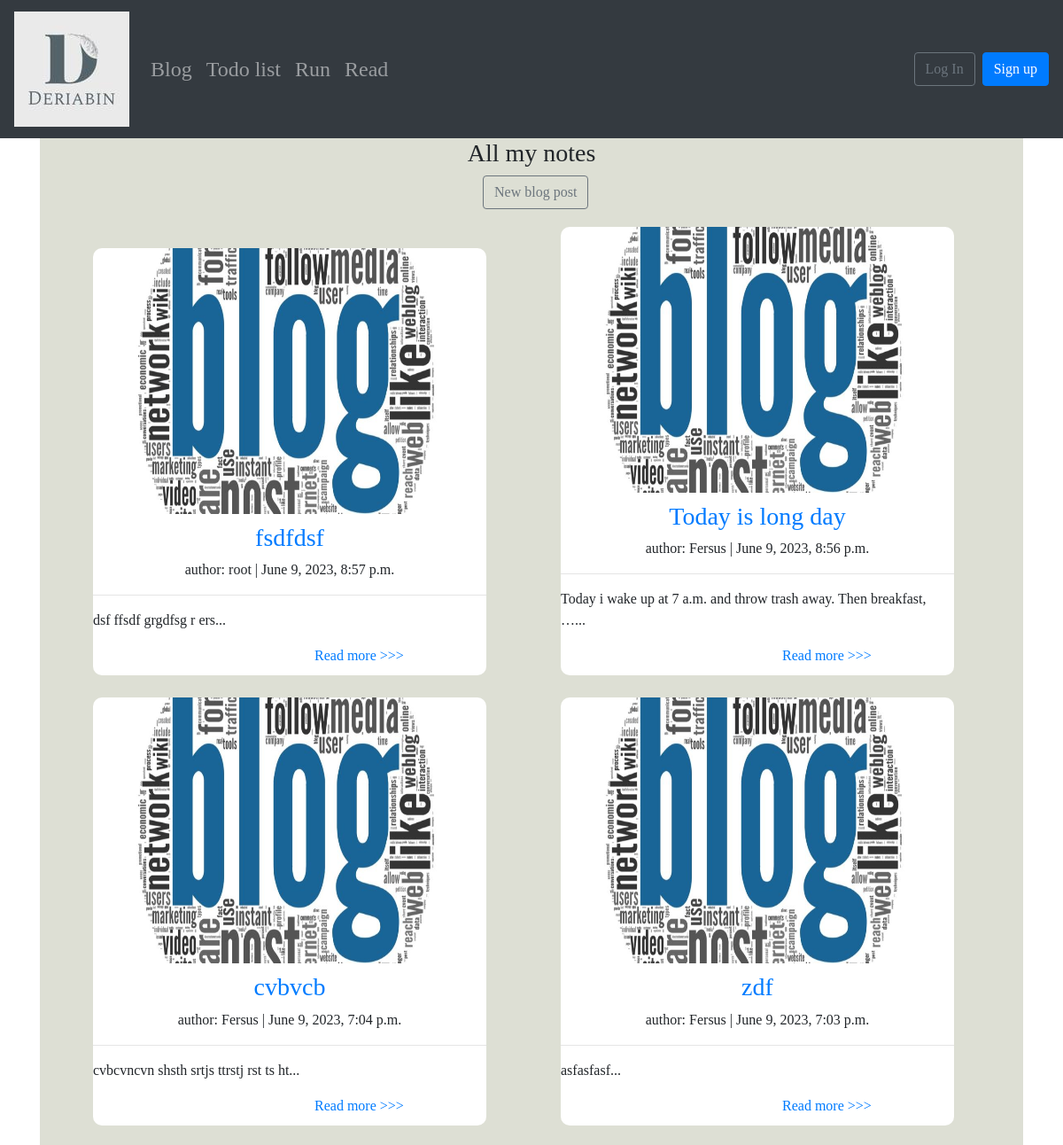
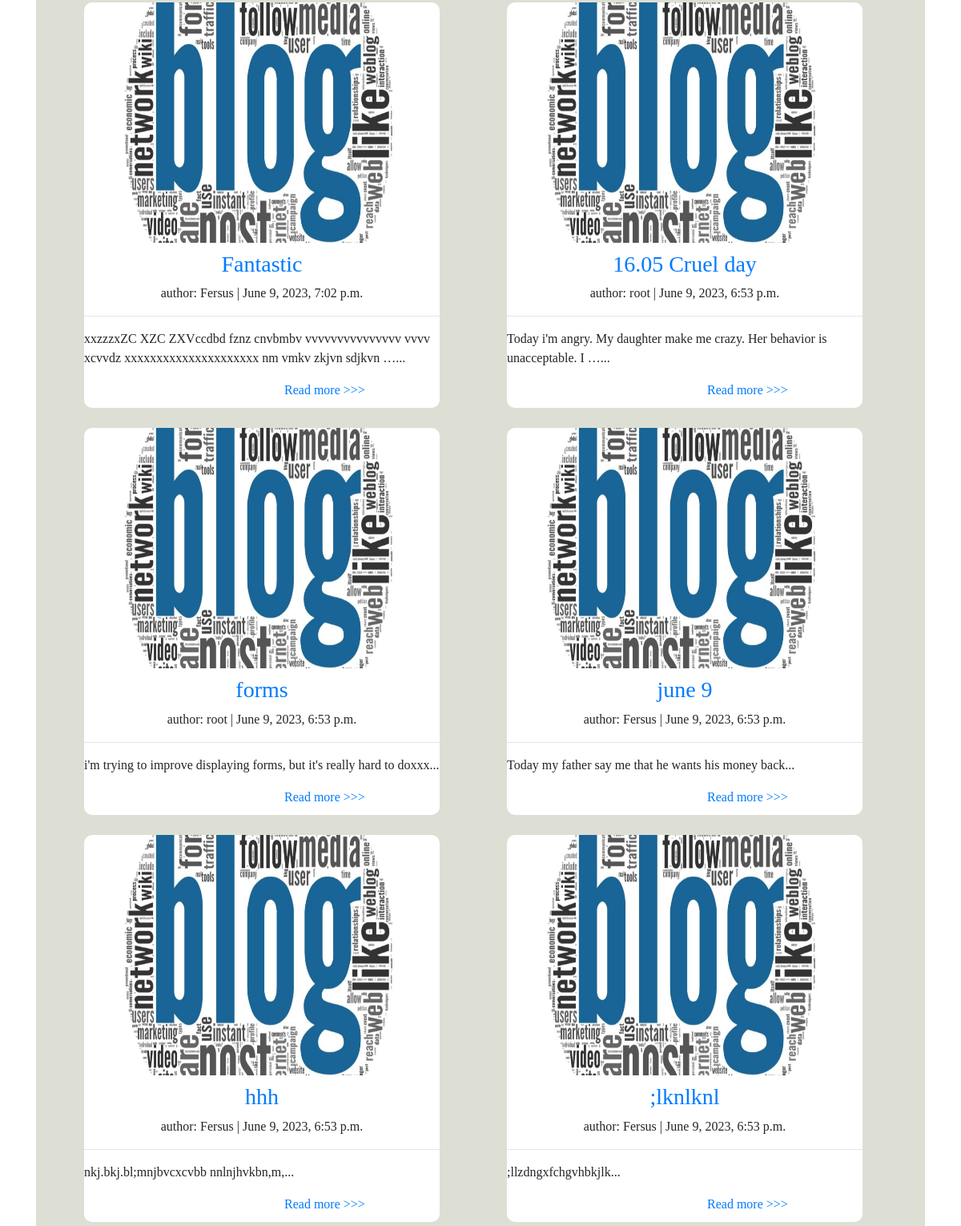
Screenshot of /blog/ with the database file from the repository (2 pictures, top to bottom).
### blog/models.py (models this page shows, shortened)
class Post(models.Model):
    title = models.CharField(max_length=200)
    author = models.ForeignKey('auth.user', on_delete=models.CASCADE)
    body = models.TextField()
    date = models.DateTimeField(auto_now=True)

### blog/views.py (the view)
# urls.py: path("blog/", views.BlogListView.as_view(), name="blog_home"),
class BlogListView(ListView):
    model = Post
    template_name = 'blog/blog_home.html'
    queryset = Post.objects.all().order_by('-date')

### templates/blog/blog_home.html (shortened to what this page needs)
{% extends "base.html" %}
{% load static %}
{% block content %}
<div style="background-color: #DDDFD4;">
<h3 class="h3">All my notes </h3>
    <div class="b">
    <button
        type="button" class="btn btn-outline-secondary"
        onclick="location.href='{% url "post_new" %}'"/>
        New blog post
    </div>
    {% for post in object_list %}
<article class="post">
    <img class="post-img" style="" src="{% static 'images/blog.jpg' %}" >
    <h3 class="h3" style="color: #5A8687;"> <a href="{% url 'post_detail' post.id %}">{{ post.title }}</a> </h3>
    <p style="text-align: center;">author: {{ post.author }} | {{ post.date }}</p>
    <hr>
     <p style="text-align: left;">{{ post.body|truncatewords:13 }}...</p>
    <div class="uk">
    <a href="{% url 'post_detail' post.id %}">Read more >>></a>
    </div>
</article>
    {% endfor %}
</div>
{% endblock %}

### static/css/base.css (style rules this page uses)
body { font-family: "Ubuntu"; }
.h3 { text-align: center; }
.b { margin-left: 500px; }
.post-img { width: 350px; height: 300px; margin-left: 45px; margin-bottom: 10px; border-radius: 10px; }
.post { display: inline-block; width: 40%; margin-top: 20px; background-color: #ffffff; margin-right: 20px; margin-left: 60px; margin-bottom: 5px; border-radius: 10px; }
.uk { margin-left: 250px; margin-bottom: 10px; }

### rows the page displays
Post: title "fsdfdsf", author "root", date "June 9, 2023, 8:57 p.m.", body "dsf ffsdf grgdfsg r ers"
Post: title "Today is long day", author "Fersus", date "June 9, 2023, 8:56 p.m.", body "Today i wake up at 7 a.m. and throw trash away. Then breakfast, …"
Post: title "cvbvcb", author "Fersus", date "June 9, 2023, 7:04 p.m.", body "cvbcvncvn shsth srtjs ttrstj rst ts ht"
Post: title "zdf", author "Fersus", date "June 9, 2023, 7:03 p.m.", body "asfasfasf"
Post: title "Fantastic", author "Fersus", date "June 9, 2023, 7:02 p.m.", body "xxzzzxZC XZC ZXVccdbd fznz cnvbmbv vvvvvvvvvvvvvvv vvvv xcvvdz xxxxxxxxxxxxxxxxxxxxx nm vmkv zkjvn sdjkvn …"
Post: title "16.05 Cruel day", author "root", date "June 9, 2023, 6:53 p.m.", body "Today i'm angry. My daughter make me crazy. Her behavior is unacceptable. I …"
Post: title "forms", author "root", date "June 9, 2023, 6:53 p.m.", body "i'm trying to improve displaying forms, but it's really hard to doxxx"
Post: title "june 9", author "Fersus", date "June 9, 2023, 6:53 p.m.", body "Today my father say me that he wants his money back"
Post: title "hhh", author "Fersus", date "June 9, 2023, 6:53 p.m.", body "nkj.bkj.bl;mnjbvcxcvbb nnlnjhvkbn,m,"
Post: title ";lknlknl", author "Fersus", date "June 9, 2023, 6:53 p.m.", body ";llzdngxfchgvhbkjlk"
